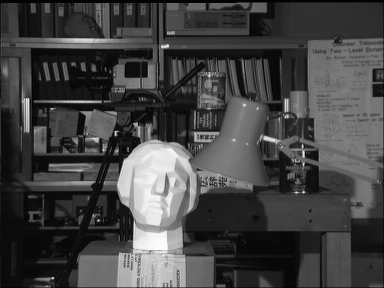
%> input picture images/scene_l.bmp, 384 x 288 px
$ octave example3.m   (GNU Octave 9; MATLAB toolbox functions it lacks are replaced by stand-ins)
%> lines starting %> are read from the running program, lines starting %| are printed output that depends on the picture
### load_image_gs.m
% load greyscale image
function image = load_image_gs(path)
%> called with path = 'images/scene_l.bmp'

[image, cmap] = imread(path);
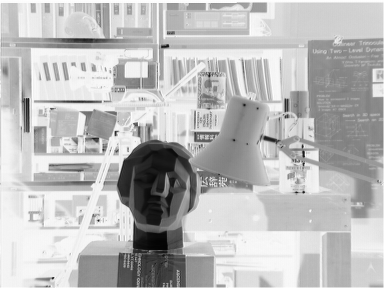
%> image: size 288x384 uint8; min 3, max 255, mean 187.4
%> cmap = 256 rows, first 12: [1 1 1; 0.996 0.996 0.996; 0.992 0.992 0.992; 0.988 0.988 0.988; 0.984 0.984 0.984; 0.98 0.98 0.98; 0.976 0.976 0.976; 0.973 0.973 0.973; 0.969 0.969 0.969; 0.965 0.965 0.965; 0.961 0.961 0.961; 0.957 0.957 0.957]

for x = 1:size(image, 1)
    for y = 1:size(image, 2)
        image(x,y) = floor(255*cmap(image(x,y)+1));
    end
end
%> call 2 of load_image_gs, with path = 'images/scene_r.bmp'
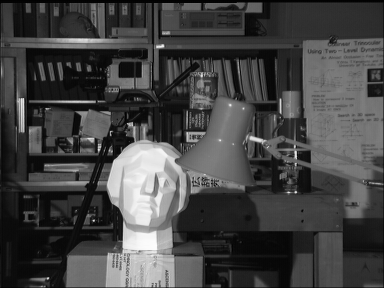
%> input picture images/scene_r.bmp, 384 x 288 px
%> in load_image_gs (call 2), `[image, cmap] = imread(path);`:
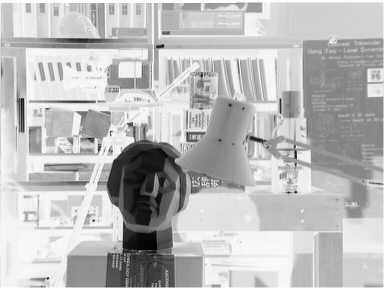
%> image: size 288x384 uint8; min 2, max 255, mean 187


end

### image_disp.m
% computes disparity map for a stereo pair using the named algorithm. (x and y values are swapped internally to match MatLAB's row&column format)
function [disp_map, time, xLowerLimit, xUpperLimit, yLowerLimit, yUpperLimit] = image_disp(slide_length, support_cmp_name, left_image, right_image, search_size_x, search_size_y, support_size_x, support_size_y)
%> called with slide_length = 1, support_cmp_name = 'support_cmp_sad', search_size_x = 15, search_size_y = 2, support_size_x = 4, support_size_y = 4

% allocate space for the disparity map
disp_map = zeros(size(left_image, 1), size(left_image, 2));

% The sizes below are in one direction only - the true window size is
% (double the specified number + 1).
searchWindowSize = [search_size_y search_size_x];
supportWindowSize = [support_size_y support_size_x];

% define upper and lower limits to allow the disparityMap variable to be
% sliced for parallel execution
xLowerLimit = 1 + searchWindowSize(1) + supportWindowSize(1);
xUpperLimit = size(left_image, 1) - searchWindowSize(1) - supportWindowSize(1);
%> xUpperLimit = 282
yLowerLimit = 1 + searchWindowSize(2) + supportWindowSize(2);
yUpperLimit = size(left_image, 2) - searchWindowSize(2) - supportWindowSize(2);
%> yUpperLimit = 365


tic
% Compute disparity for each pixel in the reference image
parfor ref_x = xLowerLimit : xUpperLimit
     for ref_y = yLowerLimit : yUpperLimit

        [match_coords, minimum, disparity] = pixel_disp_interp(slide_length,ref_x, ref_y,...
           searchWindowSize, supportWindowSize,...
           left_image, right_image,...
           support_cmp_name);

        disp_map(ref_x, ref_y) = disparity;

    end
end
time = toc;
end

### example3.m
addpath('./images');

% Specify comparison method
support_cmp_name = 'support_cmp_sad';

% Load images
left_image = load_image_gs('images/scene_l.bmp');
right_image = load_image_gs('images/scene_r.bmp');


search_size_x = 15;
search_size_y = 2;

support_size_x = 4;
support_size_y = 4;

slide_length = 1;

refinement_max_iter = 25;

% compute disparity map
%> (the run ends here)
